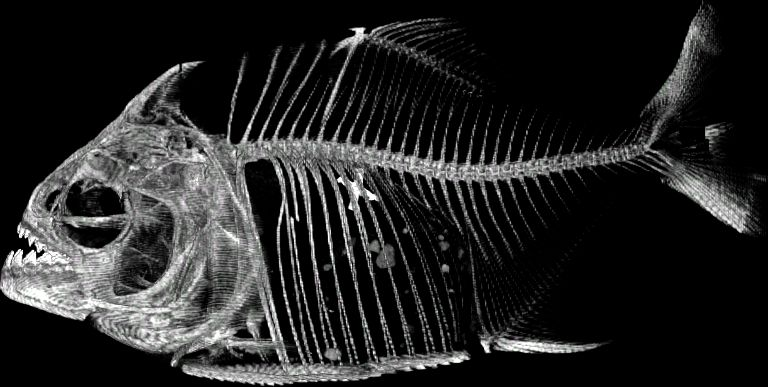
#> input picture code/images/morpho1_images/Info2.jpg, 768 x 387 px, found by its file name
$ jupyter execute SciKit_Image_MorphoSource.ipynb
#> lines starting #> are read from the running program, lines starting #| are printed output that depends on the picture
# Scikit-Image Processing

[Scikit-image](https://scikit-image.org) has a lot of interesting tools that you can use to manipulate data. I'm not too experienced with using scikit libraries so I've been imitating the general examples that they provide in their gallerys with some of the image files take from MorphoSource.

[cell 1]
import skimage
from skimage.future import graph
from skimage import data, segmentation, color, filters, io
from skimage import data
from matplotlib import pyplot as plt


# Modeled after Scikit Image processing example for coffee
test = io.imread('Info2.jpg') #read file and turn into ndarray
#> test is the input picture: shape (387, 768, 3); mean R, G, B 37.5, 37.6, 37.5
gimgtest = color.rgb2gray(test) #computing luminance of RGB image

# segments image using k-means clustering
labels = segmentation.slic(test, compactness=30, n_segments=400)
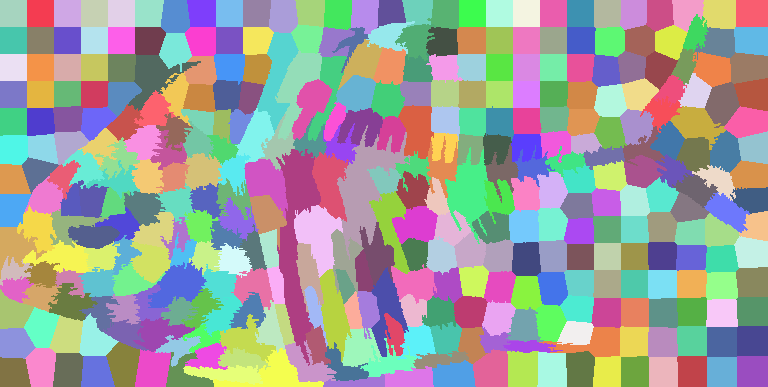
#> labels: shape (387, 768) int64; 362 distinct labels, from 1 to 362; one colour per label, 0 black
edges = filters.sobel(gimgtest)
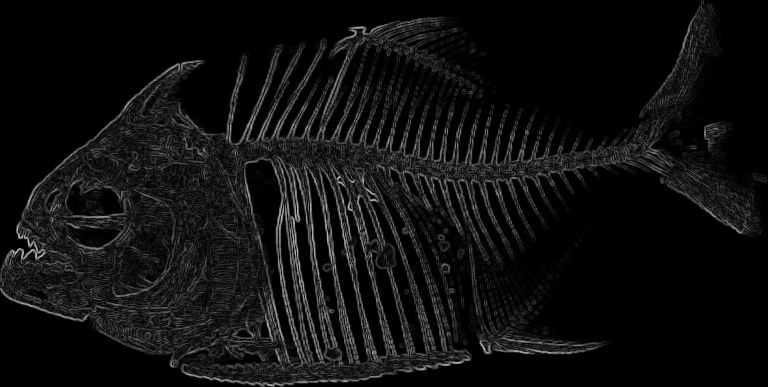
#> edges: shape (387, 768) float64; min 0, max 0.742, mean 0.0617
edges_rgb = color.gray2rgb(edges)

g = graph.rag_boundary(labels, edges)
lc = graph.show_rag(labels, g, edges_rgb, img_cmap=None, edge_cmap='viridis', edge_width=1.2)

plt.colorbar(lc, fraction =0.03) #creates the color bar shown on the right
io.show()
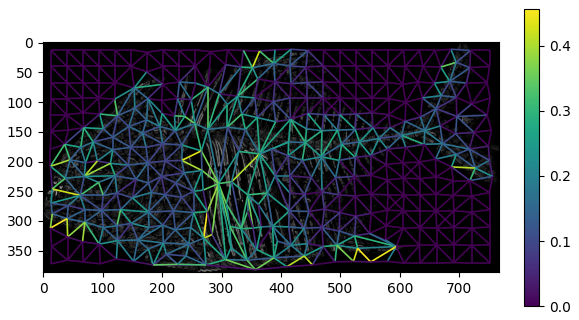
#> figure drawn by matplotlib, 2 panels
